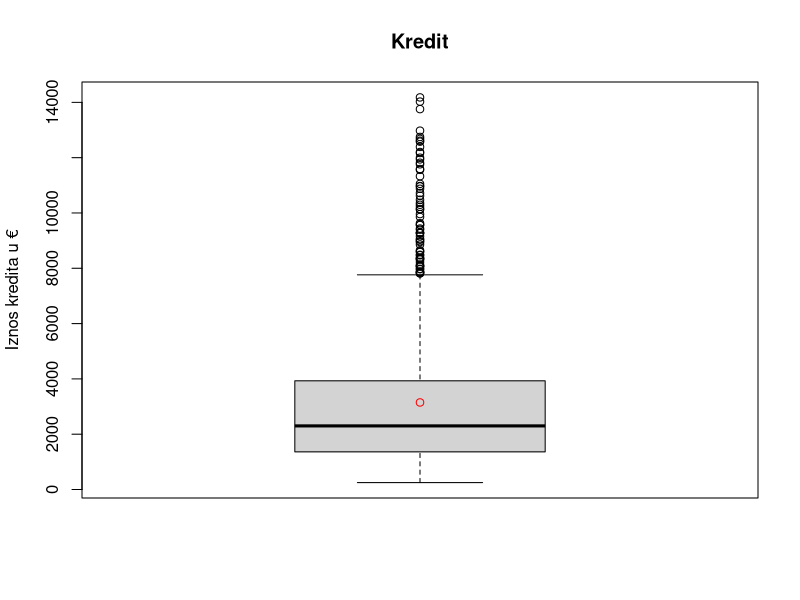
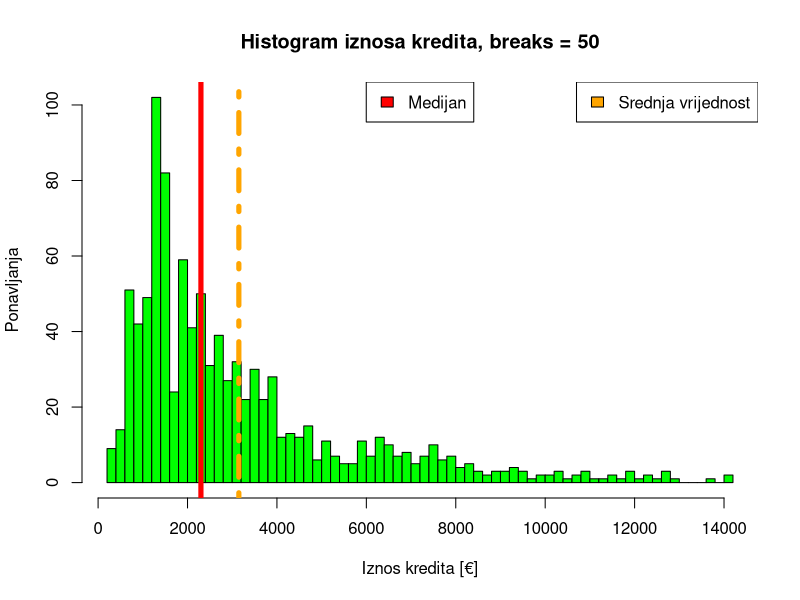
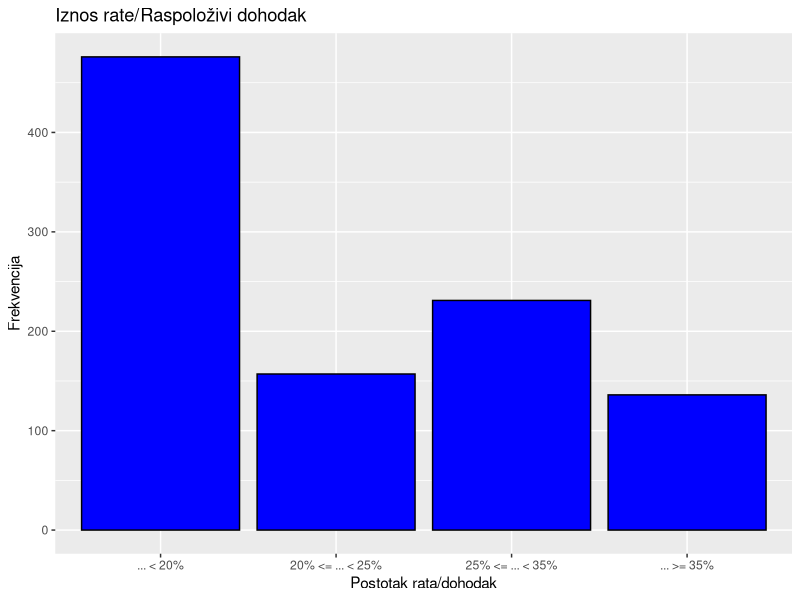
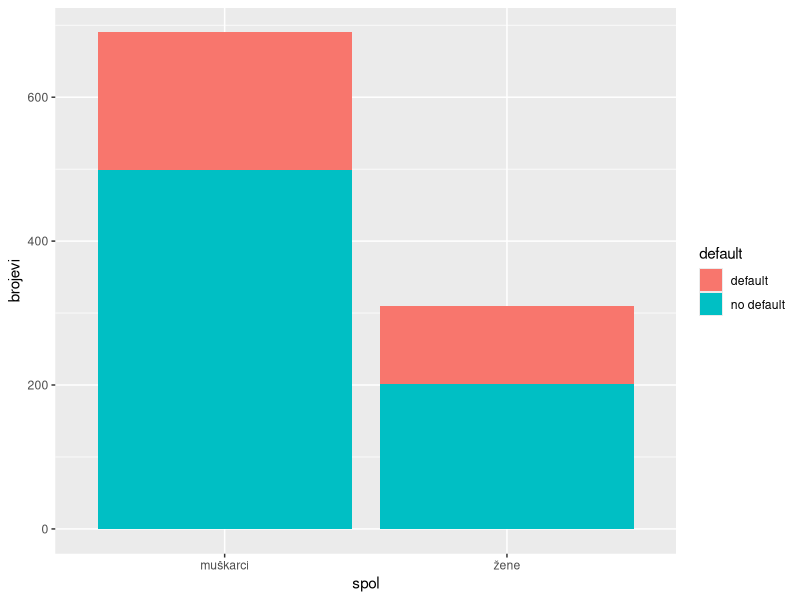
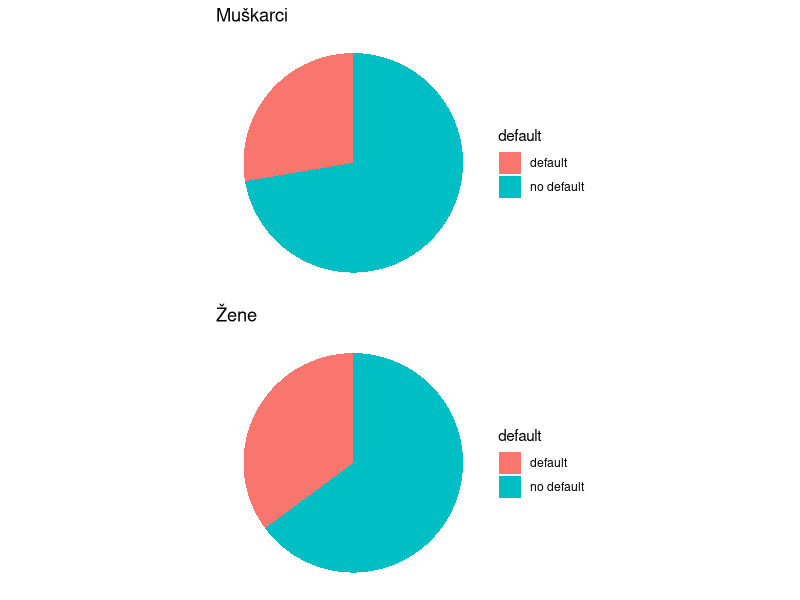
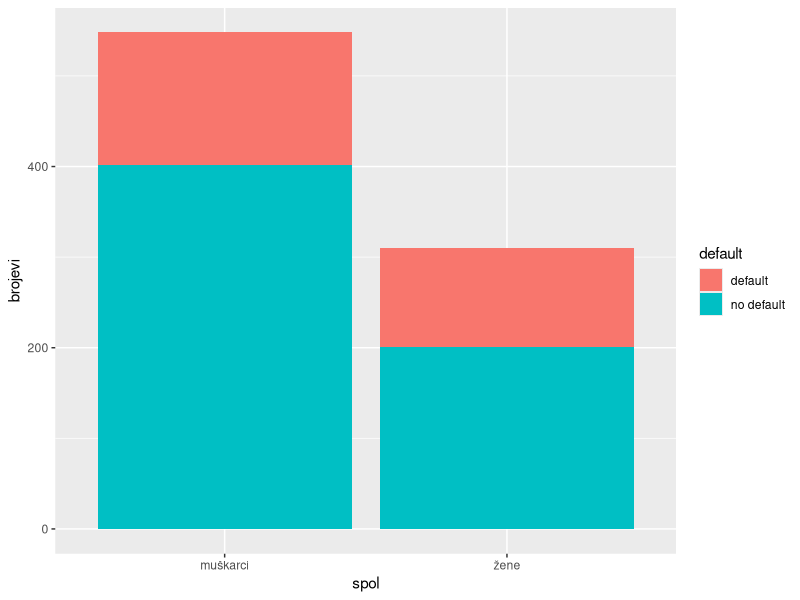
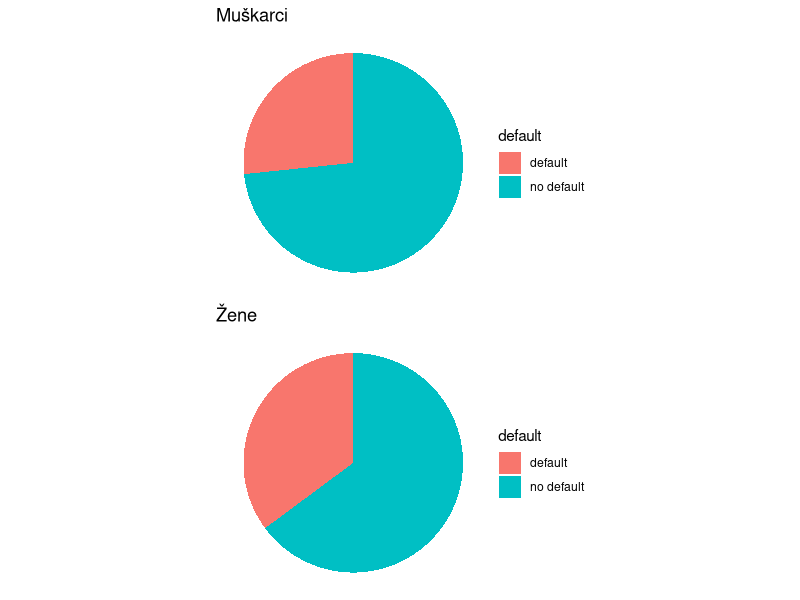
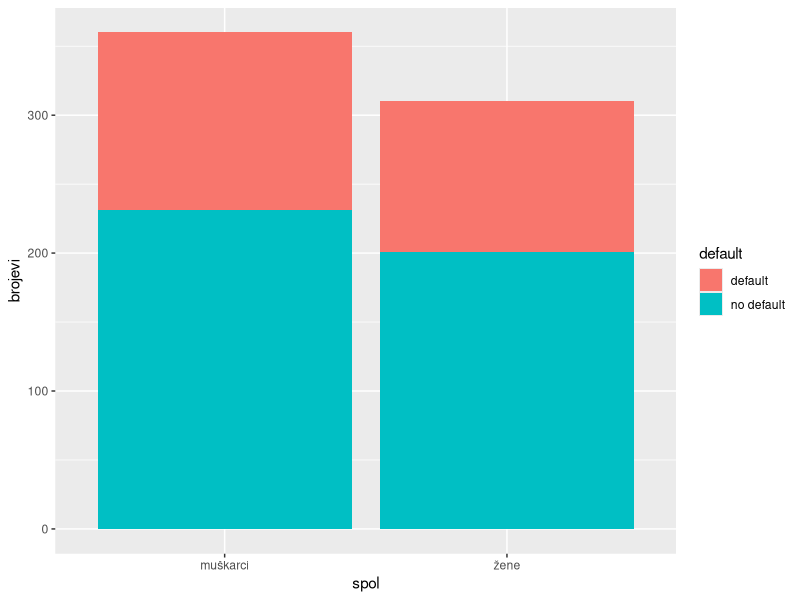

Generate these figures, in order, with R:
## ---- chunk 1
knitr::opts_chunk$set(echo = TRUE)
library(stringr)
library(tidyr)
library(dplyr)
library(ggplot2)
library(caret)
library(gridExtra)
## ---- chunk 2
data <- read.csv("procjena_kreditnog_rizika.csv")


cat("number of missing values: ", sum(is.na(data[,])), "\n")

data$AccountStatus <- factor(
  data$AccountStatus, levels = c(
    "no checking account", 
    "... < 0",
    "0 <= ... < 200",
    "... >= 200")
)
data$CreditHistory <- factor(
  data$CreditHistory, levels = c(
    "delay in paying off in the past",
    "critical account/ other credits existing (not at this bank)",
    "no credits taken/ all credits paid back duly",
    "existing credits paid back duly till now",
    "all credits at this bank paid back duly"
  )
)
data$Purpose <- factor(data$Purpose)
data$Account <- factor(
  data$Account, levels = c(
    "unknown/ no savings account",
    "... < 100",
    "100 <= ... < 500", 
    "500 <= ... < 1000",
    "... >= 1000"
  )
)
data$EmploymentSince <- factor(
  data$EmploymentSince, levels = c(
    "unemployed",
    "... < 1 year",
    "1 <= ... < 4 years",
    "4 <= ... < 7 years",
    "... >= 7 years"
  )
)
data$PercentOfIncome <- factor(
  data$PercentOfIncome, levels = c(
    "... < 20%",
    "20% <= ... < 25%",
    "25% <= ... < 35%",
    "... >= 35%"
  )
)
data$PersonalStatus <- factor(
  data$PersonalStatus
)
data$OtherDebtors <- factor(
  data$OtherDebtors, levels = c(
    "none",
    "guarantor",
    "co-applicant"
  )
)
data$ResidenceSince <- factor(
  data$ResidenceSince, levels = c(
    "... < 1 year",
    "1 <= ... < 4 years",
    "4 <= ... < 7 years",
    ".. >= 7 years"
  )
)
data$Property <- factor(
  data$Property, levels = c(
    "unknown / no property",
    "building society savings agreement/ life insurance",
    "car or other, not in attribute Account",
    "real estate"
  )
)
data$OtherInstallPlans <- factor(
  data$OtherInstallPlans, levels = c(
    "none",
    "stores",
    "bank"
  )
)
data$Housing <- factor(
  data$Housing, levels = c(
    "for free",
    "rent",
    "own"
  )
)
data$NumExistingCredits <- factor(
  data$NumExistingCredits, levels = c(
    "1",
    "2 or 3",
    "4 or 5",
    "above 6"
  )
)
data$Job <- factor(
  data$Job, levels = c(
    "unemployed/ unskilled - non-resident",
    "unskilled - resident",
    "management/ self-employed/highly qualified employee/ officer",
    "skilled employee / official"
  )
)
data$NumberOfDependents <- factor(
  data$NumberOfDependents, levels = c(
    "less than 3",
    "3 or more"
  )
)
data$Telephone <- factor(
  data$Telephone, levels = c(
    "none",
    "yes, registered under the customers name"
  )
)
data$ForeignWorker <- factor(
  data$ForeignWorker, levels = c(
    "no",
    "yes"
  )
)
data$Default <- factor(
  data$Default,
  levels = c(0,1),
  labels = c(FALSE, TRUE)
)
summary(data)
## ---- chunk 3
threshold <- quantile(data$CreditAmount, 0.99)  # Set threshold at 99th percentile
# Exclude data points above the threshold
filtered_data <- subset(data, CreditAmount <= threshold)
boxplot(filtered_data$CreditAmount, main="Kredit", ylab="Iznos kredita u €")
points(mean(filtered_data$CreditAmount), col = "red")
## ---- chunk 4
threshold <- quantile(data$CreditAmount, 0.99)  # Set threshold at 99th percentile
# Exclude data points above the threshold
filtered_data <- subset(data, CreditAmount <= threshold)
h = hist(filtered_data$CreditAmount,
         breaks = 50,
         main="Histogram iznosa kredita, breaks = 50",
         xlab="Iznos kredita [€]",
         ylab='Ponavljanja',
         col="green"
         )
legend("topright", legend = "Srednja vrijednost", fill = "orange")
legend("top", legend = "Medijan", fill = "red")
abline(v = mean(filtered_data$CreditAmount), col = "orange", lwd=5, lty=10)
abline(v = median(filtered_data$CreditAmount), col= "red", lwd=5)
## ---- chunk 5

# Create a bar plot
bar_plot <- ggplot(data, aes(x = PercentOfIncome)) +
  geom_bar(fill = "blue", color = "black") +
  labs(title = "Iznos rate/Raspoloživi dohodak",
       x = "Postotak rata/dohodak",
       y = "Frekvencija")

# Print the plot
print(bar_plot)
## ---- chunk 6
cor_matrix <- cor(sapply(data, as.numeric))
# cor_matrix
## ---- chunk 7
cor_matrix["Duration", "CreditAmount"]
## ---- chunk 8
cor_matrix["CreditHistory", "NumExistingCredits"]
## ---- chunk 9
cor_matrix["ResidenceSince","Housing"]
## ---- chunk 10
cor_matrix["Property", "Housing"]
## ---- chunk 11
logreg.mdl <- glm(Default ~ as.numeric(AccountStatus) + Duration + as.numeric(CreditHistory) + Purpose + CreditAmount + as.numeric(Account) + as.numeric(EmploymentSince) + as.numeric(PercentOfIncome) + PersonalStatus + OtherDebtors + as.numeric(ResidenceSince) + as.numeric(Property) + Age + OtherInstallPlans + Housing + as.numeric(NumExistingCredits) + as.numeric(Job) + as.numeric(NumberOfDependents) + Telephone + ForeignWorker, data = data, family = binomial())
summary(logreg.mdl)
## ---- chunk 12
Rsq = 1 - logreg.mdl$deviance/logreg.mdl$null.deviance
Rsq

Ypredicted <- logreg.mdl$fitted.values >= 0.5
tab <- table(data$Default, Ypredicted)

tab
## ---- chunk 13
accuracy = sum(diag(tab)) / sum(tab)
precision = tab[2,2] / sum(tab[,2])
recall = tab[2,2] / sum(tab[2,])
specificity = tab[1,1] / sum(tab[,1])

accuracy

precision

recall

specificity
## ---- chunk 14
logreg.mdl2 <- glm(Default ~ as.numeric(AccountStatus) + Duration + as.numeric(CreditHistory) + Purpose + CreditAmount + as.numeric(EmploymentSince) + as.numeric(PercentOfIncome) + as.numeric(Property)+ Age + OtherInstallPlans + Telephone + ForeignWorker, data = data, family = binomial())
summary(logreg.mdl2)
## ---- chunk 15
Rsq = 1 - logreg.mdl2$deviance/logreg.mdl$null.deviance
Rsq

Ypredicted <- logreg.mdl2$fitted.values >= 0.5
tab <- table(data$Default, Ypredicted)

tab
## ---- chunk 16
accuracy = sum(diag(tab)) / sum(tab)
precision = tab[2,2] / sum(tab[,2])
recall = tab[2,2] / sum(tab[2,])
specificity = tab[1,1] / sum(tab[,1])

accuracy

precision

recall

specificity
## ---- chunk 17
anova(logreg.mdl, logreg.mdl2, test = "LRT")
## ---- chunk 18
num_female_clients <- data %>% filter(str_detect(PersonalStatus, "female")) %>% count() %>% as.numeric()
num_male_clients <- data %>% filter(!str_detect(PersonalStatus, "female")) %>% count() %>% as.numeric()
num_female_default <- data %>% filter(str_detect(PersonalStatus, "female") & Default == T) %>% count() %>% as.numeric()
num_male_default <- data %>% filter(!str_detect(PersonalStatus, "female") & Default == T) %>% count() %>% as.numeric()

proportion_matrix <- matrix(c(num_male_clients-num_male_default, 
                            num_male_default,
                         num_female_clients-num_female_default,
                          num_female_default), nrow=2, byrow = T)
colnames(proportion_matrix) <- c("no_default", "default")
rownames(proportion_matrix) <- c("male", "female")
# proportion_matrix
prop.test(proportion_matrix, alternative = "less")

## ---- chunk 19
n1 <- num_male_clients
n2 <- num_female_clients
k1 <- n1 - num_male_default
k2 <- n2 - num_female_default

Z_stat <- (k1/n1-k2/n2)/sqrt(((k1+k2)/(n1+n2))*(1-(k1+k2)/(n1+n2))*(1/n1+1/n2))
cat("The p-value of the Z statistic is: ", pnorm(Z_stat))
## ---- chunk 20
df <- data.frame(spol=c("žene", "muškarci", "žene", "muškarci"),
                 brojevi=c(num_female_default, num_male_default, k2, k1),
                 default=c("default", "default", "no default", "no default"))

ggplot(df, aes(x=spol, y=brojevi, fill=default)) + geom_bar(stat="identity")

g1 <- df %>% filter(spol=="žene") %>% ggplot(aes(x="", y=brojevi, fill=default)) +
  geom_bar(stat="identity") + coord_polar("y", start=0) + theme_void() + ggtitle("Žene") 
g2 <- df %>% filter(spol=="muškarci") %>% ggplot(aes(x="", y=brojevi, fill=default)) +
  geom_bar(stat="identity") + coord_polar("y", start=0) + theme_void() + ggtitle("Muškarci")
grid.arrange(g2, g1)
## ---- chunk 21
num_male_single <- data %>% filter(str_detect(PersonalStatus, "single")) %>% count() %>% as.numeric()
num_male_single_default <- data %>% filter(str_detect(PersonalStatus, "single") & Default == T) %>% count() %>% as.numeric()

proportion_matrix[1,] <- c(num_male_single - num_male_single_default,
                           num_male_single_default)
# proportion_matrix
prop.test(proportion_matrix, alternative = "less")
## ---- chunk 22
df <- data.frame(spol=c("žene", "muškarci", "žene", "muškarci"),
                 brojevi=c(num_female_default, num_male_single_default, k2,
                           num_male_single-num_male_single_default),
                 default=c("default", "default", "no default", "no default"))

ggplot(df, aes(x=spol, y=brojevi, fill=default)) + geom_bar(stat="identity")

g1 <- df %>% filter(spol=="žene") %>% ggplot(aes(x="", y=brojevi, fill=default)) +
  geom_bar(stat="identity") + coord_polar("y", start=0) + theme_void() + ggtitle("Žene") 
g2 <- df %>% filter(spol=="muškarci") %>% ggplot(aes(x="", y=brojevi, fill=default)) +
  geom_bar(stat="identity") + coord_polar("y", start=0) + theme_void() + ggtitle("Muškarci")
grid.arrange(g2, g1)

## ---- chunk 23
num_male_divor <- data %>% filter(str_detect(PersonalStatus, "divorced")) %>% count() %>% as.numeric()
num_male_divor_default <- data %>% filter(str_detect(PersonalStatus, "divorced") & Default == T) %>% count() %>% as.numeric()

proportion_matrix[1,] <- c(num_male_divor - num_male_divor_default,
                           num_male_divor_default)
# proportion_matrix
prop.test(proportion_matrix, alternative = "less")
## ---- chunk 24

df <- data.frame(spol=c("žene", "muškarci", "žene", "muškarci"),
                 brojevi=c(num_female_default, num_male_divor_default, k2,
                           num_male_divor-num_male_divor_default),
                 default=c("default", "default", "no default", "no default"))

ggplot(df, aes(x=spol, y=brojevi, fill=default)) + geom_bar(stat="identity")

g1 <- df %>% filter(spol=="žene") %>% ggplot(aes(x="", y=brojevi, fill=default)) +
  geom_bar(stat="identity") + coord_polar("y", start=0) + theme_void() + ggtitle("Žene") 
g2 <- df %>% filter(spol=="muškarci") %>% ggplot(aes(x="", y=brojevi, fill=default)) +
  geom_bar(stat="identity") + coord_polar("y", start=0) + theme_void() + ggtitle("Muškarci")
grid.arrange(g2, g1)

## ---- chunk 25
num_male_married <- data %>% filter(str_detect(PersonalStatus, "widowed")) %>% count() %>% as.numeric()
num_male_married_default <- data %>% filter(str_detect(PersonalStatus, "widowed") & Default == T) %>% count() %>% as.numeric()

proportion_matrix[1,] <- c(num_male_married - num_male_married_default,
                           num_male_married_default)
# proportion_matrix
prop.test(proportion_matrix, alternative = "less")
## ---- chunk 26
df <- data.frame(spol=c("žene", "muškarci", "žene", "muškarci"),
                 brojevi=c(num_female_default, num_male_married_default, k2,
                           num_male_married-num_male_married_default),
                 default=c("default", "default", "no default", "no default"))

ggplot(df, aes(x=spol, y=brojevi, fill=default)) + geom_bar(stat="identity")

g1 <- df %>% filter(spol=="žene") %>% ggplot(aes(x="", y=brojevi, fill=default)) +
  geom_bar(stat="identity") + coord_polar("y", start=0) + theme_void() + ggtitle("Žene") 
g2 <- df %>% filter(spol=="muškarci") %>% ggplot(aes(x="", y=brojevi, fill=default)) +
  geom_bar(stat="identity") + coord_polar("y", start=0) + theme_void() + ggtitle("Muškarci")
grid.arrange(g2, g1)
## ---- chunk 27
c("real estate", "building society savings agreement/ life insurance",
  "unknown / no property", "car or other, not in attribute Account") %>% 
  sapply(function(x) {
    filter(data, Property==x) %>% pull(CreditAmount) -> numbers
    str_c(x, " n: ", length(numbers), "\n") %>% cat()
    print(summary(numbers))
    str_c(x, " standard deviation: ", sd(numbers), "\n") %>% cat()
    cat("-------------------------------------------\n")
    numbers
  }) -> Prop_category


ggplot(data, aes(x=Property, y=CreditAmount)) + geom_boxplot() 

qqnorm(Prop_category$`real estate`)
qqline(Prop_category$`real estate`)
qqnorm(Prop_category$`building society savings agreement/ life insurance`)
qqline(Prop_category$`building society savings agreement/ life insurance`)
qqnorm(Prop_category$`unknown / no property`)
qqline(Prop_category$`unknown / no property`)
qqnorm(Prop_category$`car or other, not in attribute Account`)
qqline(Prop_category$`car or other, not in attribute Account`)


a = aov(data$CreditAmount ~ data$Property)
summary(a)

